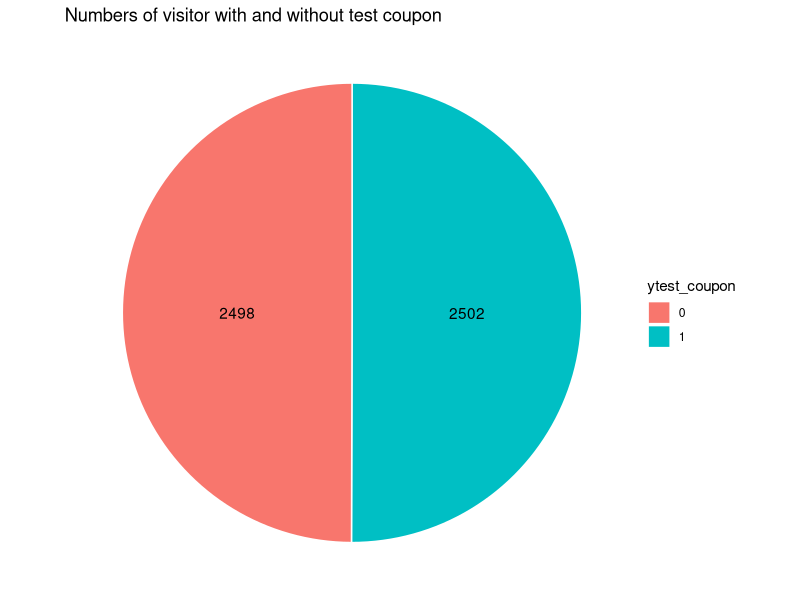
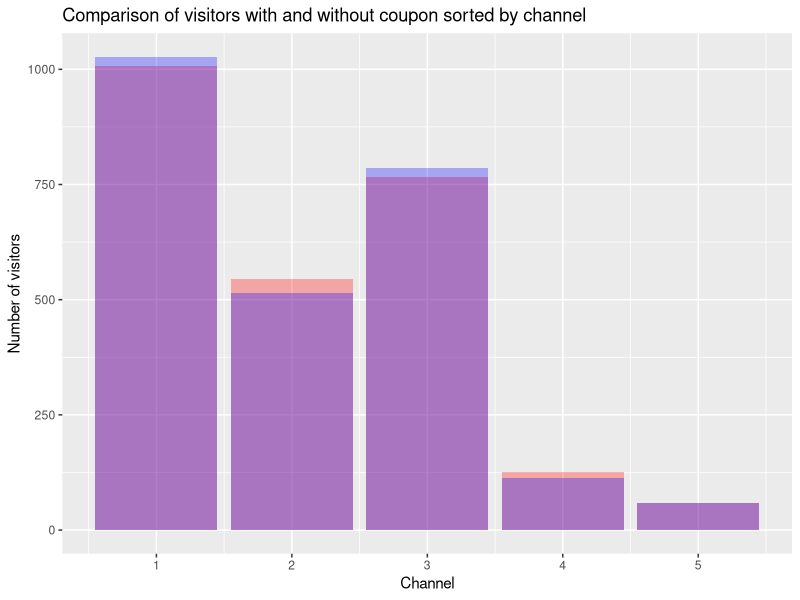
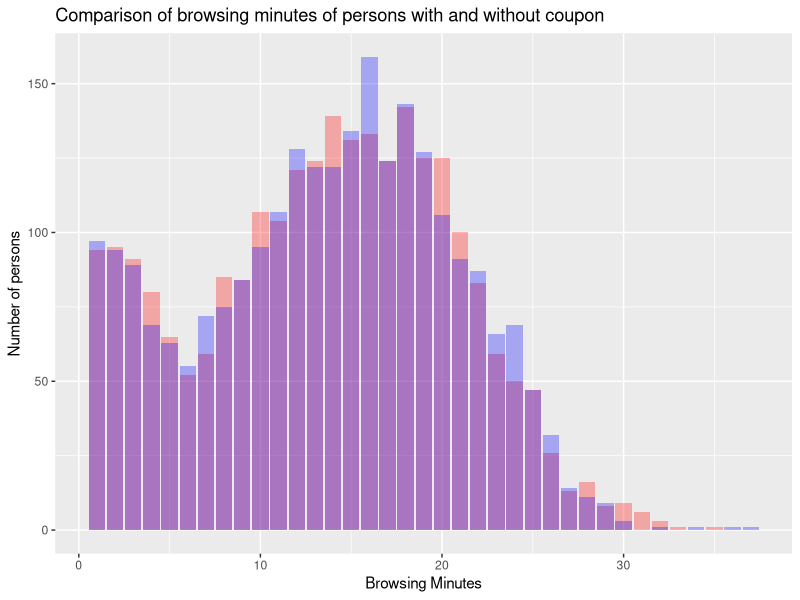
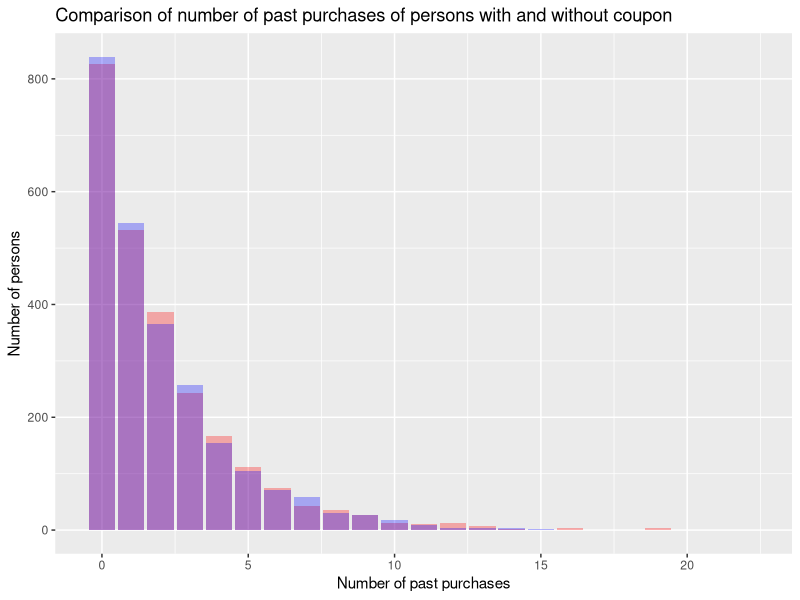
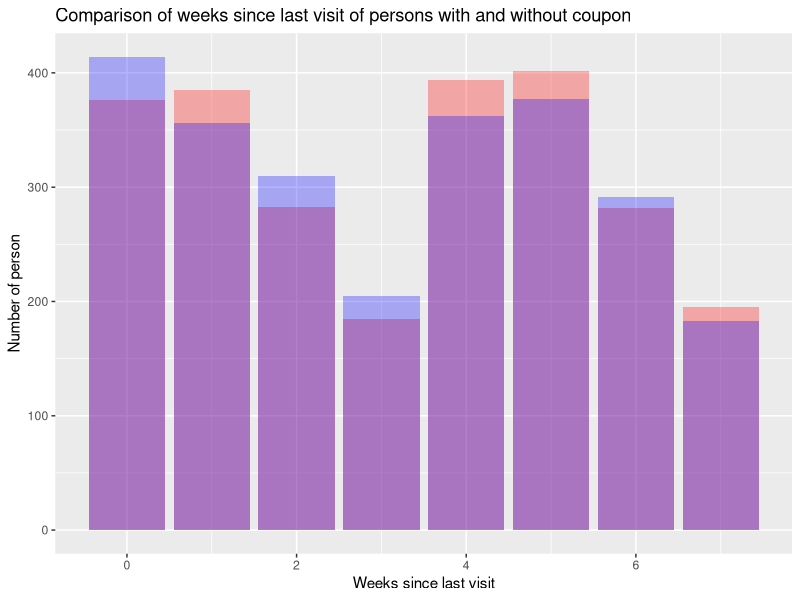
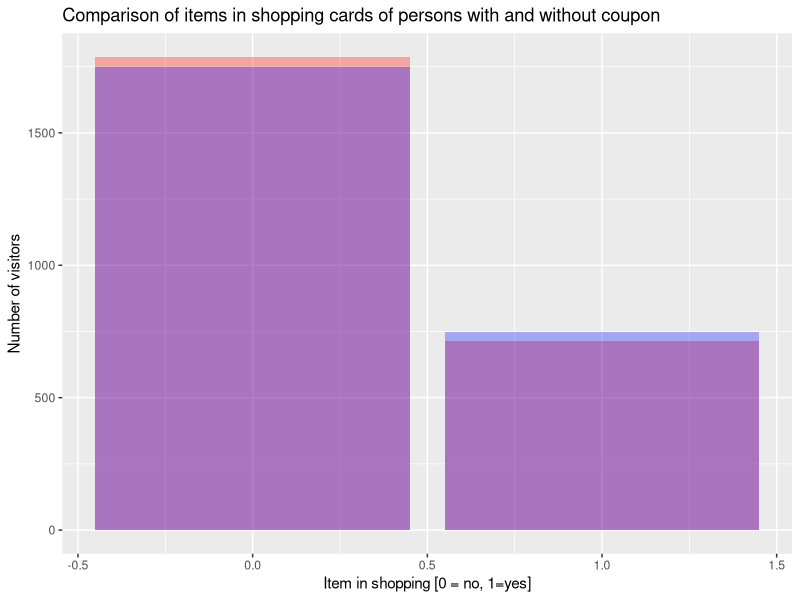
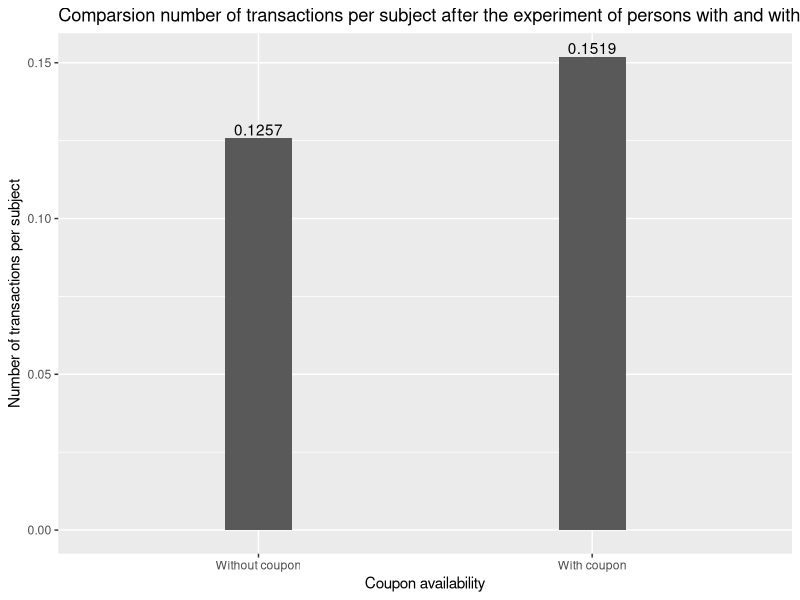
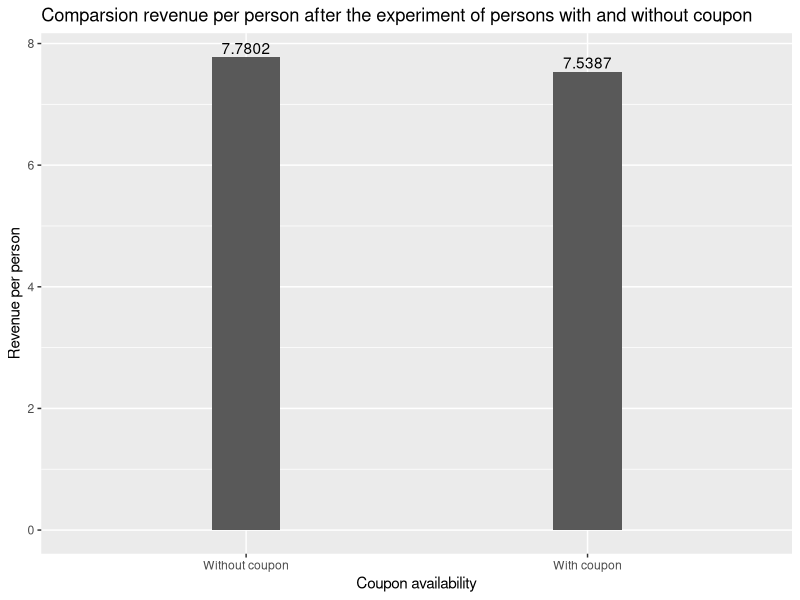

Reproduce these figures in R, in order. (Note: this script raises an error after producing the figures.)
install.packages("tidyverse")
install.packages("plotrix")
install.packages("psych")
install.packages("ggplot2")
install.packages("psych")
library(tidyverse)
library(plotrix)
library(psych)
library(ggplot2)
library(psych)
data <- read.csv("data.csv")

# -------------------------------------------------------------------------- #
# Task 1
# (check if manipulation was indeed random)

# Compare number of values in both test sets
data$ytest_coupon=factor(data$test_coupon)
data$yshopping_cart=factor(data$shopping_cart)
no_test_coupon <- data %>%
  group_by(ytest_coupon) %>%
  summarise(n = n())

no_test_coupon
no_test_coupon_pos <- no_test_coupon %>% 
  arrange(desc(ytest_coupon)) %>%
  mutate(lab.ypos = cumsum(n) - 0.5*n)
no_test_coupon_pos

ggplot(no_test_coupon_pos, aes(x="", y = n, fill = ytest_coupon)) + 
  geom_bar(width = 1, stat= "identity", color= "white") + 
  coord_polar("y", start = 0) + 
  geom_text(aes(y = lab.ypos, label=n), color= "black") + 
  theme_void() +
  ggtitle("Numbers of visitor with and without test coupon")


# Generate data-frames for plotting for coupon and no-coupon
data_coupon <- data %>% filter(test_coupon == 1)
data_no_coupon <- data %>% filter(test_coupon == 0)

# check for randomness in channel_acq
data_channel_acq <- data %>%
    group_by(test_coupon, channel_acq) %>%
    summarize(number = n())

ggplot(data, aes(x = channel_acq, fill = test_coupon)) +
    geom_bar(data = data_coupon, fill = "red", alpha = 0.3) +
    geom_bar(data = data_no_coupon, fill = "blue", alpha = 0.3) + 
    labs(title="Comparison of visitors with and without coupon sorted by channel", x = "Channel", y = "Number of visitors")

# Maybe relevant: wilcox.test(browsing_minutes ~ test_coupon, data = data)

# Check for randomness in browsing_minutes
data %>%
    group_by(test_coupon) %>%
    summarise(
      number = n(), 
      mean_browsing_minutes = mean(browsing_minutes),
      sd_browsing_minutes = sd(browsing_minutes), 
      std_browsing_minutes = std.error(browsing_minutes)
    )

describeBy(data$browsing_minutes, data$test_coupon)

ggplot(data, aes(x = browsing_minutes, fill = test_coupon)) +
    geom_bar(data = data_coupon, fill = "red", alpha = 0.3) +
    geom_bar(data = data_no_coupon, fill = "blue", alpha = 0.3) +
    labs(title="Comparison of browsing minutes of persons with and without coupon", x="Browsing Minutes", y="Number of persons")


# Check for randomness in num_past_purch
data %>%
    group_by(test_coupon) %>%
    summarize(
        number = n(), mean(num_past_purch),
        sd(num_past_purch), std.error(num_past_purch)
    )

describeBy(data$num_past_purch, data$test_coupon)

ggplot(data, aes(x = num_past_purch, fill = test_coupon)) +
    geom_bar(data = data_coupon, fill = "red", alpha = 0.3) +
    geom_bar(data = data_no_coupon, fill = "blue", alpha = 0.3) +
    labs(title="Comparison of number of past purchases of persons with and without coupon", x="Number of past purchases", y="Number of persons")


# Check for randomness spent_last_purchase
data %>%
    group_by(test_coupon) %>%
    summarize(
        number = n(), mean(spent_last_purchase),
        sd(spent_last_purchase), std.error(spent_last_purchase)
    )

describeBy(data$spent_last_purchase, data$test_coupon)

# Check for randomness in weeks_since_visit
data %>%
    group_by(test_coupon) %>%
    summarize(
        number = n(), mean(weeks_since_visit),
        sd(weeks_since_visit), std.error(weeks_since_visit)
    )

describeBy(data$weeks_since_visit, data$test_coupon)

ggplot(data, aes(x = weeks_since_visit, fill = test_coupon)) +
    geom_bar(data = data_coupon, fill = "red", alpha = 0.3) +
    geom_bar(data = data_no_coupon, fill = "blue", alpha = 0.3) +
    labs(title="Comparison of weeks since last visit of persons with and without coupon", x="Weeks since last visit", y="Number of person")


# Check for shopping_cart
describeBy(data$shopping_cart, data$test_coupon)

ggplot(data, aes(x = shopping_cart, fill = test_coupon)) +
  geom_bar(data = data_coupon, fill = "red", alpha = 0.3) +
  geom_bar(data = data_no_coupon, fill = "blue", alpha = 0.3) + 
  labs(title="Comparison of items in shopping cards of persons with and without coupon", x = "Item in shopping [0 = no, 1=yes]", y = "Number of visitors")


# -------------------------------------------------------------------------- #
# Task 2
# (Were they effective: Did it increase revenue or interactions?)

effects_of_coupon <- data %>%
    group_by(test_coupon) %>%
    summarize(
        number = n(), revenue_per_subject = sum(revenue_after) / n(),
        transactions_per_subject = sum(trans_after) / n()
    )

# Plot transactions_per_subject
plot_data <- data.frame(
    coupon = factor(c("Without coupon", "With coupon"),
        levels = c("Without coupon", "With coupon")
    ),
    transactions_per_subject = effects_of_coupon$transactions_per_subject
)
ggplot(plot_data, aes(x = coupon, y = transactions_per_subject)) +
    geom_bar(stat = "identity", width = 0.2) +
    geom_text(aes(label=round(transactions_per_subject, digits=4)), position=position_dodge(width=0.9), vjust=-0.25) +
    labs(title="Comparsion number of transactions per subject after the experiment of persons with and without coupon", x="Coupon availability", y="Number of transactions per subject")

# Plot revenue_per_subject
plot_data <- data.frame(
    coupon = factor(c("Without coupon", "With coupon"),
        levels = c("Without coupon", "With coupon")
    ),
    revenue_per_subject = effects_of_coupon$revenue_per_subject
)
ggplot(plot_data, aes(x = coupon, y = revenue_per_subject)) +
    geom_bar(stat = "identity", width = 0.2) +
    geom_text(aes(label=round(revenue_per_subject, digits=4)), position=position_dodge(width=0.9), vjust=-0.25) +
    labs(title="Comparsion revenue per person after the experiment of persons with and without coupon", x="Coupon availability", y="Revenue per person")

# -------------------------------------------------------------------------- #
# Task 3
# a. What drives effect of the coupon?
# Q: Does the number of previous purchases impact the efficiency
# (the revenue per subject) of the coupon?
a <- data %>%
    group_by(test_coupon, num_past_purch) %>%
    summarize(
        number = n(), revenue_per_subject = sum(revenue_after) / n(),
        transactions_per_subject = sum(trans_after) / n()
    )
print(n = 100, a)
# A: Yes, it does. E

data %>%
    group_by(, weeks_since_visit) %>%
    summarize(n(), mean(revenue_after))

# Differences per channel
data %>%
    group_by(test_coupon, channel_acq) %>%
    summarize(n(), mean(revenue_after), mean(trans_after))

# Rev&Trans -> NO for 1-search and 5-other (but 5-other has small n()),
# MINIMAL for 4-referral and YES for Social (2-facebook, 3-instagram)

# Shopping cart difference 
shopping_cart <- data %>%
    group_by(shopping_cart, test_coupon) %>%
    summarize(number = n(), revenue = mean(revenue_after),
    error = std.error(revenue_after), transactions = mean(trans_after)) %>%
    unite(test_coupon, shopping_cart)
    spread(1:4)

ggplot(shopping_cart, aes(x = revenue)) +
    geom_bar(data = shopping_cart, fill = "red", alpha = 0.3)


# Pervious spendings & Social media
data %>%
    filter(channel_acq == 2) %>%
    group_by(num_past_purch, test_coupon) %>%
    summarize(number = n(), revenue = mean(revenue_after),
    error = std.error(revenue_after), transactions = mean(trans_after))

data %>%
    filter(channel_acq == 3) %>%
    group_by(num_past_purch, test_coupon) %>%
    summarize(number = n(), revenue = mean(revenue_after),
    error = std.error(revenue_after), transactions = mean(trans_after))

data %>%
    filter(channel_acq == 4) %>%
    group_by(num_past_purch, test_coupon) %>%
    summarize(number = n(), revenue = mean(revenue_after),
    error = std.error(revenue_after), transactions = mean(trans_after))

data %>%
    filter(channel_acq == 5) %>%
    group_by(num_past_purch, test_coupon) %>%
    summarize(number = n(), revenue = mean(revenue_after),
    error = std.error(revenue_after), transactions = mean(trans_after))


# -> Facebook, Instagram with 0-2 past purchses
#    Referral only with 0 past purchases (but small sample size, high error)

data %>%
    group_by(test_coupon) %>%
    summarize(number = n(), revenue = mean(revenue_after),
    error = std.error(revenue_after), transactions = mean(trans_after))

# Previous transactions count -> Rev&Trans
trans_count <- data %>%
    group_by(num_past_purch, test_coupon) %>%
    summarize(number = n(), revenue = mean(revenue_after),
    error_revenue = std.error(revenue_after), transactions = mean(trans_after), 
    error_trans = std.error(trans_after)) %>%
    filter(number >= 10)


print(trans_count, n = 100)

ggplot(trans_count, aes(fill = factor(test_coupon),
        y = revenue, x = num_past_purch, group = test_coupon)) +
    geom_bar(position = "dodge", stat = "identity") +
    geom_errorbar(aes(ymin = revenue - error_revenue,
        ymax = revenue + error_revenue), width = .2,
        position = position_dodge(.9))

ggplot(trans_count, aes(fill = factor(test_coupon),
        y = transactions, x = num_past_purch, group = test_coupon)) +
    geom_bar(position = "dodge", stat = "identity") +
    geom_errorbar(aes(ymin = transactions - error_trans,
        ymax = transactions + error_trans), width = .2,
        position = position_dodge(.9))
# Google vs. Facebook with shopping cart

shopping_cart_full <- data %>%
    group_by(shopping_cart, test_coupon) %>%
    summarize(number = n(), revenue = mean(revenue_after),
    error_revenue = std.error(revenue_after), transactions = mean(trans_after), 
    error_trans = std.error(trans_after)) %>%
    filter(number >= 10)

ggplot(shopping_cart_full, aes(fill = factor(test_coupon),
        y = revenue, x = shopping_cart, group = test_coupon)) +
    geom_bar(position = "dodge", stat = "identity") +
    geom_errorbar(aes(ymin = revenue - error_revenue,
        ymax = revenue + error_revenue), width = .2,
        position = position_dodge(.9))

ggplot(shopping_cart_full, aes(fill = factor(test_coupon),
        y = transactions, x = shopping_cart, group = test_coupon)) +
    geom_bar(position = "dodge", stat = "identity") +
    geom_errorbar(aes(ymin = transactions - error_trans,
        ymax = transactions + error_trans), width = .2,
        position = position_dodge(.9))

shopping_cart_fb <- data %>%
    filter(channel_acq == 2) %>%
    group_by(shopping_cart, test_coupon) %>%
    summarize(number = n(), revenue = mean(revenue_after),
    error_revenue = std.error(revenue_after), transactions = mean(trans_after), 
    error_trans = std.error(trans_after)) %>%
    filter(number >= 10)

shopping_cart_ig <- data %>%
    filter(channel_acq == 3) %>%
    group_by(shopping_cart, test_coupon) %>%
    summarize(number = n(), revenue = mean(revenue_after),
    error_revenue = std.error(revenue_after), transactions = mean(trans_after), 
    error_trans = std.error(trans_after)) %>%
    filter(number >= 10)

shopping_cart_google <- data %>%
    filter(channel_acq == 1) %>%
    group_by(shopping_cart, test_coupon) %>%
    summarize(number = n(), revenue = mean(revenue_after),
    error_revenue = std.error(revenue_after), transactions = mean(trans_after), 
    error_trans = std.error(trans_after)) %>%
    filter(number >= 10)

shopping_cart_ref <- data %>%
    filter(channel_acq == 4) %>%
    group_by(shopping_cart, test_coupon) %>%
    summarize(number = n(), revenue = mean(revenue_after),
    error_revenue = std.error(revenue_after), transactions = mean(trans_after), 
    error_trans = std.error(trans_after)) %>%
    filter(number >= 10)

# => For Facebook only with item in shopping cart,
#  Instagram regardless of the shopping cart,
#  revenue increases for the coupon

# Weeks since visit => No difference in itself

time_past <- data %>%
    group_by(weeks_since_visit, test_coupon) %>%
    summarize(number = n(), revenue = mean(revenue_after),
    error_revenue = std.error(revenue_after), transactions = mean(trans_after), 
    error_trans = std.error(trans_after)) %>%
    filter(number >= 10)

print(time_past, n=100)

ggplot(time_past, aes(fill = factor(test_coupon),
        y = revenue, x = weeks_since_visit, group = test_coupon)) +
    geom_bar(position = "dodge", stat = "identity") +
    geom_errorbar(aes(ymin = revenue - error_revenue,
        ymax = revenue + error_revenue), width = .2,
        position = position_dodge(.9))

# Browsing Minutes => Few minutes better for coupon but high error

time_spent <- data %>%
    mutate(ints = cut(browsing_minutes, breaks = 11)) %>%
    group_by(ints, test_coupon) %>%
    summarize(number = n(), revenue = mean(revenue_after),
    error_revenue = std.error(revenue_after), transactions = mean(trans_after), 
    error_trans = std.error(trans_after)) %>%
    filter(number >= 50)

print(time_spent, n=100)

ggplot(time_spent, aes(fill = factor(test_coupon),
        y = revenue, x = ints, group = test_coupon)) +
    geom_bar(position = "dodge", stat = "identity") +
    geom_errorbar(aes(ymin = revenue - error_revenue,
        ymax = revenue + error_revenue), width = .2,
        position = position_dodge(.9))

# b. Is it relevant for everyone or just for a specific target group?
#    Difference between channels or customers?
# RESULT:
# Target Facebook, Instagram and Referral with Shopping cart or 0-2 past purchases, not-target google or other at all

# BUT: This leads to discrimination
# -------------------------------------------------------------------------- #
# Task 4
# a. Which of the new customers should recieve a coupon
# (IG and Shopping Cart) or (0-2 past purchases) or FB

# Group#1: YES / YES

data %>%
    filter((((channel_acq == 3 & shopping_cart == 1) |  channel_acq == 2) & num_past_purch < 3) & test_coupon == 1) %>%
    summarize(n(), mean(revenue_after), std.error(revenue_after))

# Group#2: NO / NO

data %>%
    filter(!((((channel_acq == 3 & shopping_cart == 1) |  channel_acq == 2) & num_past_purch < 3)) & test_coupon == 0) %>%
    summarize(n(), mean(revenue_after), std.error(revenue_after))

# Group didn't recieve a coupon

control_cust_data <- data %>%
    filter(test_coupon == 0) %>%
    summarize(n(), mean_revenue = mean(revenue_after), std.error(revenue_after))

# Group #1 + #2 (with AND num_past_purch  < 3)

chosen_cust_data <- data %>%
    filter(((((channel_acq == 3 & shopping_cart == 1) |  channel_acq == 2) & num_past_purch < 3) & test_coupon == 1) |
        (!((((channel_acq == 3 & shopping_cart == 1) |  channel_acq == 2) & num_past_purch < 3)) & test_coupon == 0)) %>%
    summarize(n(), mean_revenue = mean(revenue_after), std.error(revenue_after))

# Group #1 + #2 (with OR num_past_purch  < 3)

data %>%
    filter(((((channel_acq == 3 & shopping_cart == 1) |  channel_acq == 2) | num_past_purch < 3) & test_coupon == 1) |
        (!((((channel_acq == 3 & shopping_cart == 1) |  channel_acq == 2) | num_past_purch < 3)) & test_coupon == 0)) %>%
    summarize(n(), mean(revenue_after), std.error(revenue_after))

# Previous test without proper coupon consideration

# data %>%
#     filter(((channel_acq == 3 & shopping_cart == 1) |  channel_acq == 2)) %>%
#     summarize(n(), mean(revenue_after), std.error(revenue_after))

# data %>%
#     filter(!(((channel_acq == 3 & shopping_cart == 1) |  channel_acq == 2))) %>%
#     summarize(n(), mean(revenue_after), std.error(revenue_after))

# b. By how much in terms of revenue increase would this campaign be effective
# if those cust. were targeted

increase <- chosen_cust_data$mean_revenue / control_cust_data$mean_revenue
print(increase)

# => Mean revenue increased by 9.7%

# -------------------------------------------------------------------------- #
# Task 5
# Is there discrimination when using the strategy
# Female / male with shopping carts
# Facebook&Instagram with minority

# Hint: Include Error-bars of standard error / deviation
# Submit to scheibehenne@kit.edu, use a .ppt and put your names on it
# Results from discussion:
# revenue with coupons got worse








# Annes Plots (might be sorted in or removed in the end)

data$ytest_coupon=factor(data$test_coupon)
data$yshopping_cart=factor(data$shopping_cart)
data_channel_acq <- data %>%
    group_by(test_coupon, channel_acq) %>%
    summarize(n = n())
data_channel_acq$ytest_coupon=factor(data_channel_acq$test_coupon)

# --- Grouped Bar Plot --- #
ggplot(data_channel_acq, aes(x = channel_acq, y = n, fill=ytest_coupon)) +
  geom_bar(stat="identity", color="black", position=position_dodge()) +
  geom_text(aes(label=n), position=position_dodge(width=0.9), vjust=-0.25) +
  labs(title="Comparison of visitors with and without coupon sorted by channel", x = "Channel", y = "Number of visitors")

# --- Boxplot Browsing Minutes --- #
ggplot(data, aes(x = ytest_coupon, y = browsing_minutes, fill = ytest_coupon)) +
  geom_boxplot() + 
  stat_summary(fun.y=mean, geom="point", shape=20, size=7, color="red", fill="red") +
  labs(title="Boxplot browsing minutes with and without test coupon", x="Test coupon", y="Browsing Minutes")

data_browing_minutes <- data %>%
  group_by(test_coupon, browsing_minutes) %>%
  summarize(n = n())

data_browing_minutes
data_browing_minutes$ytest_coupon=factor(data_browing_minutes$test_coupon)

ggplot(data_browing_minutes, aes(x = browsing_minutes, y = n, fill=ytest_coupon)) +
  geom_bar(stat="identity", color="black", position=position_dodge()) +
  geom_text(aes(label=n), position=position_dodge(width=0.9), vjust=-0.25) +
  labs(title="Comparison of visitors with and without coupon sorted by channel", x = "Channel", y = "Number of visitors")

# --- Boxplot Number of past purchases --- #
ggplot(data, aes(x = ytest_coupon, y = num_past_purch, fill = ytest_coupon)) +
  geom_boxplot() + 
  stat_summary(fun=mean, geom="point", shape=20, size=7, color="red", fill="red") +
  labs(title="Number of past purchases with and without test coupon", x="Test coupon", y="Number of past purchases")


ggplot(data, aes(x = ytest_coupon, y = spent_last_purchase, fill = ytest_coupon)) +
  geom_boxplot() + 
  stat_summary(fun.y=mean, geom="point", shape=20, size=7, color="red", fill="red") +
  labs(title="Boxplot comparison money spent during last purchase with and without test coupon", x="Test coupon", y="Money spent during last purchase")
